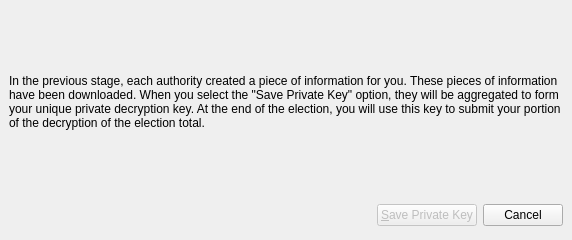
<ui version="4.0" >
 <author></author>
 <comment></comment>
 <exportmacro></exportmacro>
 <class>SavePrivateKeyDialog</class>
 <widget class="QDialog" name="SavePrivateKeyDialog" >
  <property name="geometry" >
   <rect>
    <x>0</x>
    <y>0</y>
    <width>572</width>
    <height>240</height>
   </rect>
  </property>
  <property name="windowTitle" >
   <string>Save Private Key</string>
  </property>
  <layout class="QGridLayout" >
   <property name="margin" >
    <number>9</number>
   </property>
   <property name="spacing" >
    <number>6</number>
   </property>
   <item row="0" column="0" >
    <spacer>
     <property name="orientation" >
      <enum>Qt::Vertical</enum>
     </property>
     <property name="sizeHint" >
      <size>
       <width>20</width>
       <height>40</height>
      </size>
     </property>
    </spacer>
   </item>
   <item row="3" column="0" >
    <layout class="QHBoxLayout" >
     <property name="margin" >
      <number>0</number>
     </property>
     <property name="spacing" >
      <number>6</number>
     </property>
     <item>
      <spacer>
       <property name="orientation" >
        <enum>Qt::Horizontal</enum>
       </property>
       <property name="sizeHint" >
        <size>
         <width>131</width>
         <height>31</height>
        </size>
       </property>
      </spacer>
     </item>
     <item>
      <widget class="QPushButton" name="savePushButton" >
       <property name="enabled" >
        <bool>false</bool>
       </property>
       <property name="text" >
        <string>&amp;Save Private Key</string>
       </property>
      </widget>
     </item>
     <item>
      <widget class="QPushButton" name="cancelButton" >
       <property name="text" >
        <string>Cancel</string>
       </property>
      </widget>
     </item>
    </layout>
   </item>
   <item row="1" column="0" >
    <widget class="QLabel" name="label" >
     <property name="text" >
      <string>In the previous stage, each authority created a piece of information for you. These pieces of information have been downloaded. When you select the "Save Private Key" option, they will be aggregated to form your unique private decryption key. At the end of the election, you will use this key to submit your portion of the decryption of the election total.</string>
     </property>
     <property name="wordWrap" >
      <bool>true</bool>
     </property>
    </widget>
   </item>
   <item row="2" column="0" >
    <spacer>
     <property name="orientation" >
      <enum>Qt::Vertical</enum>
     </property>
     <property name="sizeHint" >
      <size>
       <width>20</width>
       <height>40</height>
      </size>
     </property>
    </spacer>
   </item>
  </layout>
 </widget>
 <pixmapfunction></pixmapfunction>
 <resources/>
 <connections>
  <connection>
   <sender>cancelButton</sender>
   <signal>clicked()</signal>
   <receiver>SavePrivateKeyDialog</receiver>
   <slot>reject()</slot>
   <hints>
    <hint type="sourcelabel" >
     <x>389</x>
     <y>264</y>
    </hint>
    <hint type="destinationlabel" >
     <x>179</x>
     <y>282</y>
    </hint>
   </hints>
  </connection>
 </connections>
</ui>
